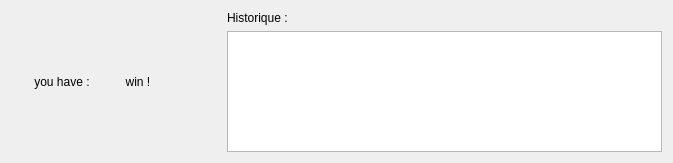
<?xml version="1.0" encoding="UTF-8"?>
<ui version="4.0">
 <class>Finish</class>
 <widget class="QWidget" name="Finish">
  <property name="geometry">
   <rect>
    <x>0</x>
    <y>0</y>
    <width>673</width>
    <height>163</height>
   </rect>
  </property>
  <property name="windowTitle">
   <string>Form</string>
  </property>
  <layout class="QVBoxLayout" name="verticalLayout_2">
   <item>
    <layout class="QHBoxLayout" name="horizontalLayout">
     <item>
      <widget class="QLabel" name="label">
       <property name="text">
        <string>       you have :       </string>
       </property>
      </widget>
     </item>
     <item>
      <widget class="QLabel" name="labelState">
       <property name="text">
        <string>  win !               </string>
       </property>
      </widget>
     </item>
     <item>
      <spacer name="spacer">
       <property name="orientation">
        <enum>Qt::Horizontal</enum>
       </property>
       <property name="sizeType">
        <enum>QSizePolicy::Preferred</enum>
       </property>
       <property name="sizeHint" stdset="0">
        <size>
         <width>20</width>
         <height>20</height>
        </size>
       </property>
      </spacer>
     </item>
     <item>
      <layout class="QVBoxLayout" name="verticalLayout">
       <item>
        <widget class="QLabel" name="label_2">
         <property name="text">
          <string>Historique :</string>
         </property>
        </widget>
       </item>
       <item>
        <widget class="QPlainTextEdit" name="plainTextEdit"/>
       </item>
      </layout>
     </item>
    </layout>
   </item>
  </layout>
 </widget>
 <resources/>
 <connections/>
</ui>
